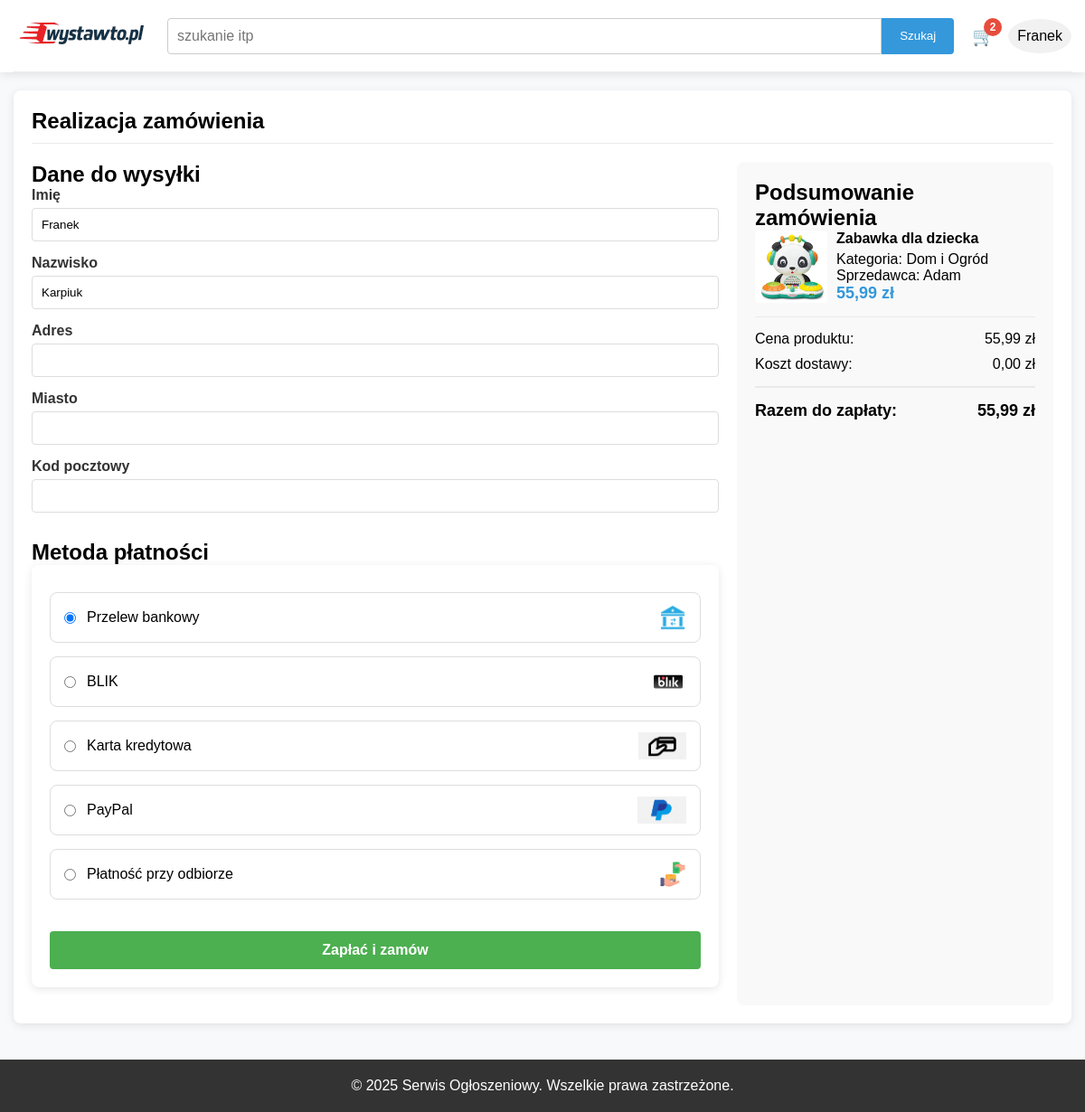
The page /SklepKACZKARP/checkout.php?id=8 (signed in) on the database its author committed.
### tables this page shows
CREATE TABLE `users` (
  `UserID` int(11) NOT NULL,
  `Username` varchar(50) NOT NULL,
  `Email` varchar(100) NOT NULL,
  `Password` varchar(255) NOT NULL,
  `FirstName` varchar(50) DEFAULT NULL,
  `LastName` varchar(50) DEFAULT NULL,
  `PhoneNumber` varchar(15) DEFAULT NULL,
  `Address` text DEFAULT NULL,
  `RegistrationDate` datetime DEFAULT current_timestamp(),
  `LastLoginDate` datetime DEFAULT NULL,
  `IsActive` tinyint(1) DEFAULT 1,
  `UserRole` enum('regular','admin') DEFAULT 'regular'
);

CREATE TABLE `products` (
  `ProductID` int(11) NOT NULL,
  `SellerID` int(11) NOT NULL,
  `CategoryID` int(11) NOT NULL,
  `Title` varchar(100) NOT NULL,
  `Description` text DEFAULT NULL,
  `Price` decimal(10,2) NOT NULL,
  `Quantity` int(11) DEFAULT 1,
  `Condition` enum('new','used','refurbished') NOT NULL,
  `PostedDate` datetime DEFAULT current_timestamp(),
  `Status` enum('active','sold','cancelled') DEFAULT 'active'
);

CREATE TABLE `categories` (
  `CategoryID` int(11) NOT NULL,
  `Name` varchar(100) NOT NULL,
  `Description` text DEFAULT NULL,
  `ParentCategoryID` int(11) DEFAULT NULL
);

### SklepKACZKARP/checkout.php (the view, shortened to what this page needs)
<?php
$current_user_id = $_SESSION['user_id'];
$username = $_SESSION['username'];
$conn = new mysqli("localhost", "root", "", "sklep_internetowy");
$product_id = (int)$_GET['id'];
$sql = "SELECT p.*, c.Name as CategoryName, u.Username as SellerName,
        u.FirstName as SellerFirstName, u.LastName as SellerLastName, u.UserID as SellerID
        FROM products p
        JOIN categories c ON p.CategoryID = c.CategoryID
        JOIN users u ON p.SellerID = u.UserID
        WHERE p.ProductID = ? AND p.Status = 'active'";
$stmt = $conn->prepare($sql);
$stmt->bind_param("i", $product_id);
$stmt->execute();
$result = $stmt->get_result();
$product = $result->fetch_assoc();
$user_sql = "SELECT * FROM users WHERE UserID = ?";
$stmt = $conn->prepare($user_sql);
$stmt->bind_param("i", $current_user_id);
$stmt->execute();
$user_result = $stmt->get_result();
$user = $user_result->fetch_assoc();
$success_message = '';
$cart_count = 0;
$cart_sql = "SELECT SUM(Quantity) as total_items FROM cart WHERE UserID = ?";
$stmt = $conn->prepare($cart_sql);
$stmt->bind_param("i", $current_user_id);
$stmt->execute();
$cart_result = $stmt->get_result();
if ($row = $cart_result->fetch_assoc()) {
    $cart_count = $row['total_items'] ? $row['total_items'] : 0;
}
$image_sql = "SELECT ImageURL FROM productimages WHERE ProductID = ? AND IsPrimary = TRUE LIMIT 1";
$stmt = $conn->prepare($image_sql);
$stmt->bind_param("i", $product_id);
$stmt->execute();
$image_result = $stmt->get_result();
$image = "default-product-image.jpg";
if ($image_row = $image_result->fetch_assoc()) {
    $image = $image_row['ImageURL'];
}
?>
<!DOCTYPE html>
<html lang="pl">
<head>
</head>
<body>
    <header>
        <div class="container">
            <div class="header-top">
                <div class="logo-area">
                    <a href="dashboard.php"><img src="logo-sklepu.png" alt="logo"></a>
                </div>
                <div class="search-area">
                    <form class="search-form" action="dashboard.php" method="GET">
                        <input type="text" class="search-input" name="query" placeholder="szukanie itp">
                        <button type="submit" class="search-button">Szukaj</button>
                    </form>
                </div>
                <div class="user-area">
                    <div class="cart-icon" onclick="location.href='cart.php'">
                        🛒 <span class="cart-count"><?php echo $cart_count; ?></span>
                    </div>
                    <div class="user-icon" onclick="toggleUserMenu()">
                        <?php echo htmlspecialchars($username); ?>
                    </div>
                </div>
            </div>
        </div>
    </header>
    <main class="container">
        <?php if ($success_message): ?>
            <div class="checkout-container">
                <div class="success-message">
                    <h2>Dziękujemy za złożenie zamówienia!</h2>
                    <p>Twoje zamówienie zostało pomyślnie złożone i opłacone.</p>
                    <p>Wkrótce otrzymasz potwierdzenie na adres e-mail.</p>
                    <div class="buttons">
                        <a href="dashboard.php" class="button">Powrót do strony głównej</a>
                        <a href="purchase-history.php" class="button green">Zobacz swoje zamówienia</a>
                    </div>
                </div>
            </div>
        <?php else: ?>
            <div class="checkout-container">
                <h1 class="checkout-title">Realizacja zamówienia</h1>
                <div class="checkout-content">
                    <div class="checkout-form">
                        <h2>Dane do wysyłki</h2>
                        <form method="POST" action="">
                            <div class="form-group">
                                <label for="first_name">Imię</label>
                                <input type="text" id="first_name" name="first_name" value="<?php echo isset($user['FirstName']) ? htmlspecialchars($user['FirstName']) : ''; ?>" required>
                            </div>
                            <div class="form-group">
                                <label for="last_name">Nazwisko</label>
                                <input type="text" id="last_name" name="last_name" value="<?php echo isset($user['LastName']) ? htmlspecialchars($user['LastName']) : ''; ?>" required>
                            </div>
                            <div class="form-group">
                                <label for="address">Adres</label>
                                <input type="text" id="address" name="address" value="<?php echo isset($user['Address']) ? htmlspecialchars($user['Address']) : ''; ?>" required>
                            </div>
                            <div class="form-group">
                                <label for="city">Miasto</label>
                                <input type="text" id="city" name="city" required>
                            </div>
                            <div class="form-group">
                                <label for="zip_code">Kod pocztowy</label>
                                <input type="text" id="zip_code" name="zip_code" required>
                            </div>
                            <h2 style="margin-top: 30px;">Metoda płatności</h2>
                            <div class="form-section">
                        <div class="radio-group">
                            <label class="radio-option">
                                <div class="payment-label">
                                    <input type="radio" name="payment_method" value="bank_transfer" checked>
                                    <span>Przelew bankowy</span>
                                </div>
                                <img src="Przelew.png" alt="Przelew">
                            </label>
                            <label class="radio-option">
                                <div class="payment-label">
                                    <input type="radio" name="payment_method" value="blik">
                                    <span>BLIK</span>
                                </div>
                                <img src="blik.png" alt="BLIK">
                            </label>
                            <label class="radio-option">
                                <div class="payment-label">
                                    <input type="radio" name="payment_method" value="credit_card">
                                    <span>Karta kredytowa</span>
                                </div>
                                <img src="KartaKredytowa.png" alt="Karta kredytowa">
                            </label>
                            <label class="radio-option">
                                <div class="payment-label">
                                    <input type="radio" name="payment_method" value="paypal">
                                    <span>PayPal</span>
                                </div>
                                <img src="Peypal.png" alt="PayPal">
                            </label>
                            <label class="radio-option">
                                <div class="payment-label">
                                    <input type="radio" name="payment_method" value="cash_on_delivery">
                                    <span>Płatność przy odbiorze</span>
                                </div>
                                <img src="PrzyOdbiorze.png" alt="Płatność przy odbiorze">
                            </label>
                            <button type="submit" name="place_order" class="checkout-button">Zapłać i zamów</button>
                        </div>
                    </div>
                        </form>
                    </div>
                    <div class="order-summary">
                        <h2>Podsumowanie zamówienia</h2>
                        <div class="product-summary">
                            <div class="product-image">
                                <img src="<?php echo htmlspecialchars($image); ?>" alt="<?php echo htmlspecialchars($product['Title']); ?>">
                            </div>
                            <div class="product-details">
                                <div class="product-title"><?php echo htmlspecialchars($product['Title']); ?></div>
                                <div class="product-meta">Kategoria: <?php echo htmlspecialchars($product['CategoryName']); ?></div>
                                <div class="product-meta">Sprzedawca: <?php echo htmlspecialchars($product['SellerName']); ?></div>
                                <div class="product-price"><?php echo number_format($product['Price'], 2, ',', ' '); ?> zł</div>
                            </div>
                        </div>
                        <div class="summary-row">
                            <span>Cena produktu:</span>
                            <span><?php echo number_format($product['Price'], 2, ',', ' '); ?> zł</span>
                        </div>
                        <div class="summary-row">
                            <span>Koszt dostawy:</span>
                            <span>0,00 zł</span>
                        </div>
                        <div class="total-row">
                            <span>Razem do zapłaty:</span>
                            <span><?php echo number_format($product['Price'], 2, ',', ' '); ?> zł</span>
                        </div>
                    </div>
                </div>
            </div>
        <?php endif; ?>
    </main>
    <footer class="footer">
        <div class="container">
            <p>&copy; 2025 Serwis Ogłoszeniowy. Wszelkie prawa zastrzeżone.</p>
        </div>
    </footer>
</body>
</html>

### SklepKACZKARP/checkout.php (style rules this page uses)
* { margin: 0; padding: 0; box-sizing: border-box; font-family: Arial, sans-serif; }
.form-section { background-color: #fff; padding: 20px; border-radius: 8px; box-shadow: 0 2px 10px rgba(0, 0, 0, 0.1); margin-bottom: 20px; }
.form-group { margin-bottom: 15px; }
.form-group label { display: block; margin-bottom: 5px; font-weight: bold; color: #333; }
.radio-group { margin-top: 10px; }
.radio-option { display: flex; align-items: center; justify-content: space-between; margin-bottom: 15px; padding: 12px 15px; border: 1px solid #ddd; border-radius: 8px; cursor: pointer; transition: all 0.2s ease; }
.radio-option input { margin-right: 12px; }
.radio-option img { height: 30px; max-width: 80px; object-fit: contain; }
.payment-label { display: flex; align-items: center; flex-grow: 1; }
body { background-color: #f8f9fa; }
.container { max-width: 1200px; margin: 0 auto; padding: 0 15px; }
header { background-color: #fff; box-shadow: 0 2px 10px rgba(0, 0, 0, 0.1); position: relative; }
.header-top { display: flex; justify-content: space-between; align-items: center; padding: 15px 0; border-bottom: 1px solid #eaeaea; }
.logo-area { font-size: 24px; font-weight: bold; }
.search-area { flex-grow: 1; margin: 0 20px; }
.search-form { display: flex; width: 100%; }
.search-input { flex-grow: 1; padding: 10px; border: 1px solid #ccc; border-radius: 4px 0 0 4px; font-size: 16px; }
.search-button { padding: 10px 20px; background-color: #3498db; color: white; border: none; border-radius: 0 4px 4px 0; cursor: pointer; }
.user-area { position: relative; display: flex; align-items: center; gap: 15px; }
.user-icon { cursor: pointer; font-size: 16px; padding: 10px; border-radius: 50%; background-color: #f1f1f1; }
.cart-icon { position: relative; cursor: pointer; font-size: 20px; }
.cart-count { position: absolute; top: -8px; right: -8px; background-color: #e74c3c; color: white; border-radius: 50%; width: 20px; height: 20px; display: flex; justify-content: center; align-items: center; font-size: 12px; font-weight: bold; }
a { text-decoration: none; color: black; }
.checkout-container { background-color: #fff; border-radius: 8px; box-shadow: 0 2px 10px rgba(0, 0, 0, 0.1); margin: 20px 0; padding: 20px; }
.checkout-title { font-size: 24px; margin-bottom: 20px; padding-bottom: 10px; border-bottom: 1px solid #eaeaea; }
.checkout-content { display: flex; flex-wrap: wrap; gap: 20px; }
.checkout-form { flex: 1; min-width: 300px; }
.order-summary { width: 350px; background-color: #f9f9f9; padding: 20px; border-radius: 8px; }
.form-group label { display: block; margin-bottom: 5px; font-weight: bold; }
.form-group input, .form-group select { width: 100%; padding: 10px; border: 1px solid #ddd; border-radius: 4px; }
.product-summary { display: flex; margin-bottom: 15px; padding-bottom: 15px; border-bottom: 1px solid #eaeaea; }
.product-image { width: 80px; height: 80px; margin-right: 10px; border-radius: 4px; overflow: hidden; }
.product-image img { width: 100%; height: 100%; object-fit: cover; }
.product-details { flex: 1; }
.product-title { font-weight: bold; margin-bottom: 5px; }
.product-price { font-size: 18px; color: #3498db; font-weight: bold; }
.summary-row { display: flex; justify-content: space-between; margin-bottom: 10px; }
.total-row { display: flex; justify-content: space-between; font-size: 18px; font-weight: bold; margin-top: 15px; padding-top: 15px; border-top: 2px solid #eaeaea; }
.checkout-button { background-color: #4CAF50; color: white; border: none; padding: 12px 20px; font-size: 16px; font-weight: bold; border-radius: 4px; cursor: pointer; width: 100%; margin-top: 20px; }
.footer { background-color: #333; color: white; text-align: center; padding: 20px 0; margin-top: 40px; }

### rows shown on the page
users: first_name "Franek", last_name "Karpiuk"
products: Title "Zabawka dla dziecka", CategoryID.Name "Dom i Ogród", SellerID.Username "Adam", Price "55,99"

### other values the page prints
$cart_count "2"
$username "Franek"
